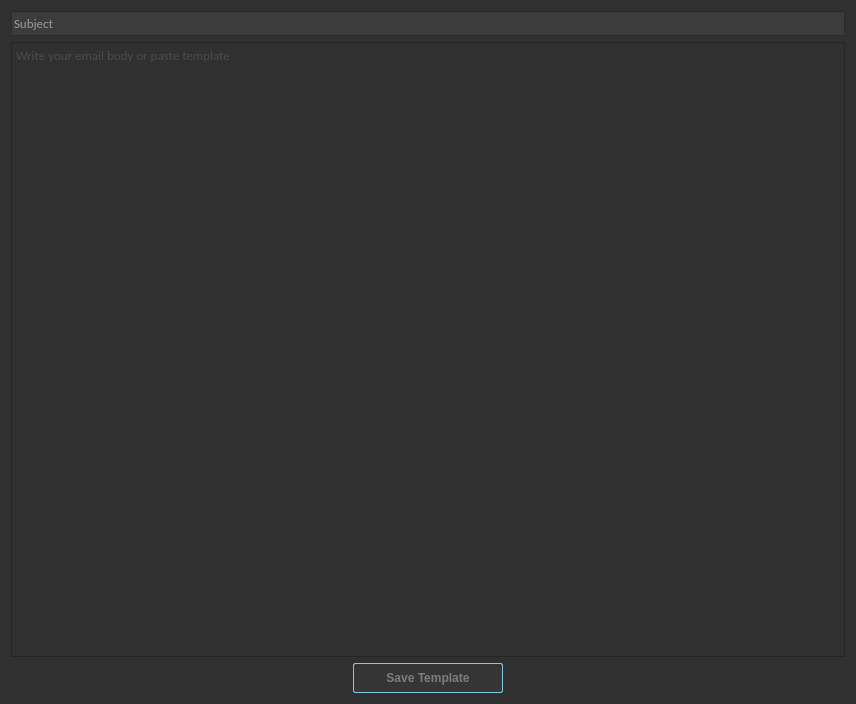
<?xml version="1.0" encoding="UTF-8"?>
<ui version="4.0">
 <class>Dialog</class>
 <widget class="QDialog" name="Dialog">
  <property name="geometry">
   <rect>
    <x>0</x>
    <y>0</y>
    <width>856</width>
    <height>704</height>
   </rect>
  </property>
  <property name="windowTitle">
   <string>Write or Paste Custom Template</string>
  </property>
  <property name="windowOpacity">
   <double>0.980000000000000</double>
  </property>
  <property name="styleSheet">
   <string notr="true">
QWidget {
    background-color: #303030;
    color: white;
}

QCheckBox{
    background-color: #3c3c3c;
    alignment: center
}
QAbstractButton{
    background-color: #3c3c3c;
    alignment: center
}
QLabel{
	font: 87 24pt &quot;Arial&quot;;
    font-weight: 600
    
}
/* Set the color of text in LineEdit to white */
QLineEdit {
    color: white;
    background-color: #3c3c3c;
}

/* Set the color of text in PushButton to white */
QPushButton {
    background-color: #7fcde1;
    color: white;
    border-radius: 4px;
    padding: 4px;
    font: 12pt &quot;Arial&quot;;
    height: 35px;
    
    font-weight: 800;
}

/* Add a hover effect to buttons */
QPushButton:hover {
    background: #ff9d00;
    color: #ffffff
}

/* Add a pressed effect to buttons */
QPushButton:pressed {
    background: qlineargradient(x1: 0, y1: 0, x2: 0, y2: 1,
    stop: 0 #ff9d00, stop: 1 #ffb900);
}

/* Set the color of text in TableWidget to white */
QTableWidget {
    border-radius: 10px;
    border: 2px solid #3c3c3c;
    background-color: #3c3c3c;
    color: white;
    font-weight: bold;
    font: Arial;
    gridline-color: #5f5f5f;
}

QTableCornerButton::section{
    background-color: #3c3c3c;
}
/* Add a hover effect to rows */
QTableWidget::item:hover {
    background-color: #6f6f6f;
    color: #7fcde1;
}

/* Add a hover effect to rows */
QTableWidget::item:selected {
    background-color: #6f6f6f;
    color: #7fcde1;

}

/* Set the color of text in TableWidget header to white */
QHeaderView::section {
    border-radius: 1px;
    
    color: white;
    background-color: #3c3c3c;
    font: 9pt Arial;
    font-weight: bold;
}

QScrollBar:vertical{
    border: none;
    background-color: #303030;
    width: 14px;
    margin: 15px 0 15px 0;
    border-radius: 0px;
}

/*  HANDLE BAR VERTICAL */
QScrollBar::handle:vertical {	
	background-color: #6f6f6f;
	min-height: 30px;
	border-radius: 7px;
}
QScrollBar::handle:vertical:hover{	
	background-color: #ff9d00;
}
QScrollBar::handle:vertical:pressed {	
	background-color: #ffb900;
}

/* BTN TOP - SCROLLBAR */
QScrollBar::sub-line:vertical {
	border: none;
	background-color: #303030;
	height: 15px;
	border-top-left-radius: 7px;
	border-top-right-radius: 7px;
	subcontrol-position: top;
	subcontrol-origin: margin;
}

QScrollBar::sub-line:vertical:pressed {	
	background-color: #ffb900;
}

/* BTN BOTTOM - SCROLLBAR */
QScrollBar::add-line:vertical {
	border: none;
	background-color: #303030;
	height: 15px;
	border-bottom-left-radius: 7px;
	border-bottom-right-radius: 7px;
	subcontrol-position: bottom;
	subcontrol-origin: margin;
}

QScrollBar::add-line:vertical:pressed {	
	background-color: #ffb900;
}


/* RESET ARROW */
QScrollBar::up-arrow:vertical, QScrollBar::down-arrow:vertical {
	background: none;
}
QScrollBar::add-page:vertical, QScrollBar::sub-page:vertical {
	background: none;
}


/* HORIZONTAL SCROLLBAR - HOMEWORK */
QScrollBar:horizontal {
    border: none;
    background-color: #303030;
    height: 14px;
    margin: 0 15px 0 15px;
    border-radius: 0px;
}
QScrollBar::handle:horizontal {
	background-color: #6f6f6f;
	min-width: 30px;
	border-radius: 7px;
}

QScrollBar::handle:horizontal:hover{	
	background-color: #ff9d00;
}
QScrollBar::handle:horizontal:pressed {	
	background-color: #ffb900;
}
QScrollBar::add-line:horizontal {
	border: none;
	background-color: #303030;
	width: 15px;
	border-bottom-right-radius: 7px;
	border-top-right-radius: 7px;
	subcontrol-position: right;
	subcontrol-origin: margin;
}
QScrollBar::sub-line:horizontal {
	border: none;
	background-color: #303030;
	width: 15px;
	border-top-left-radius: 7px;
	border-bottom-left-radius: 7px;
	subcontrol-position: left;
	subcontrol-origin: margin;
}
QScrollBar::up-arrow:horizontal, QScrollBar::down-arrow:horizontal{

    background: none;
}
QScrollBar::add-page:horizontal, QScrollBar::sub-page:horizontal{

    background: none;
}

QDateTimeEdit::up-button {
    font: 87 8pt &quot;Arial&quot;;
    width: 20px;
    height: 20px;
    
}



QDateTimeEdit::down-button {
    font: 87 8pt &quot;Arial&quot;;
    width: 20px;
    height: 20px;
    
}
</string>
  </property>
  <layout class="QGridLayout" name="gridLayout">
   <item row="2" column="0">
    <widget class="QTextEdit" name="textEdit">
     <property name="styleSheet">
      <string notr="true">QTextEdit{
color: white;
font: 10pt Calibri
}

QFrame:focus{
color: black;
font: 10pt Calibri;
background-color: rgb(218, 218, 218)
}

QTextEdit:focus::placeholder{
color: rgb(102, 102, 102);
font: 10pt Calibri;
}</string>
     </property>
     <property name="tabChangesFocus">
      <bool>true</bool>
     </property>
     <property name="textInteractionFlags">
      <set>Qt::LinksAccessibleByKeyboard|Qt::LinksAccessibleByMouse|Qt::TextBrowserInteraction|Qt::TextEditable|Qt::TextEditorInteraction|Qt::TextSelectableByKeyboard|Qt::TextSelectableByMouse</set>
     </property>
     <property name="placeholderText">
      <string>Write your email body or paste template</string>
     </property>
    </widget>
   </item>
   <item row="0" column="0">
    <widget class="QLineEdit" name="lineEdit_2">
     <property name="minimumSize">
      <size>
       <width>0</width>
       <height>25</height>
      </size>
     </property>
     <property name="styleSheet">
      <string notr="true">font: 10pt Calibri</string>
     </property>
     <property name="placeholderText">
      <string>Subject</string>
     </property>
    </widget>
   </item>
   <item row="3" column="0" alignment="Qt::AlignHCenter">
    <widget class="QPushButton" name="pushButton">
     <property name="minimumSize">
      <size>
       <width>150</width>
       <height>0</height>
      </size>
     </property>
     <property name="styleSheet">
      <string notr="true">QPushButton {
    background-color: rgb(53, 53, 53);
    color: rgb(125, 125, 125);
    border: 1px solid #7fcde1;
    border-radius: 2px;
    padding: 4px;
    font: 10pt &quot;Arial&quot;;
    height: 20px;
    
    
    
}

/* Add a hover effect to buttons */
QPushButton:hover {
    background: rgb(71, 71, 71);
    font: rgb(204, 204, 204);
    color: #ffffff
}

/* Add a pressed effect to buttons */
QPushButton:pressed {
    background: qlineargradient(x1: 0, y1: 0, x2: 0, y2: 1,
    stop: 0 #ff9d00, stop: 1 #ffb900);
}</string>
     </property>
     <property name="text">
      <string>Save Template</string>
     </property>
    </widget>
   </item>
  </layout>
 </widget>
 <resources/>
 <connections/>
</ui>
